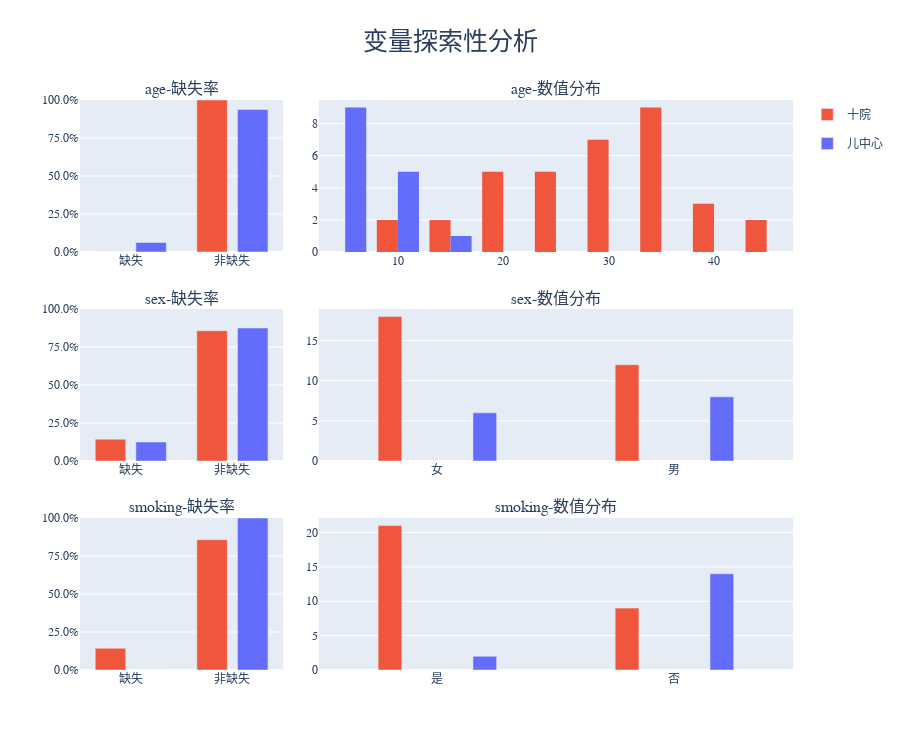

Here is the notebook cell this chart was saved with:
### Markdown cell above
目前的结果基本满足了功能性需求。然后如果是用于汇报，可视化结果的美观程度也是必须要考虑的因素。

这个阶段我们会做出以下改进
* 缺失率部分没必要占用一半的宽度，将缺失率，数值分布占用的宽度比例调整成2:8
* 整个图的标题加大字号
* 采用微软雅黑字体
* 缺失率采用x%的格式显示数值

### Code cell
# 子图的标题除了区分变量，也需要区分可视化的内容是缺失率，还是数值分布？
from itertools import product 
sub_titles = [
    "{}-{}".format(var_name, item) 
    for var_name,item 
    in product(var_names, ['缺失率','数值分布'])
]

fig = make_subplots(
    rows=3, 
    cols=2, 
    subplot_titles = sub_titles,
    column_widths=[0.3,0.7], # 调整宽度分配比例
    horizontal_spacing=0.05,
    vertical_spacing=0.1
)


color_mapping = {
    '十院': '#ef563b',
    '儿中心': '#646cfb'
}

type_mapping = {
    'age':'number',
    'sex':'categorical',
    'smoking':'categorical'
}


for dataset in data['dataset'].unique():
    sub_df = data.loc[data['dataset'] == dataset]

    for i, col in enumerate(var_names):
        null_rate = sub_df[col].isnull().mean() # 计算缺失率

        trace = go.Bar(
            x=['缺失', '非缺失'], 
            y=[null_rate, 1 - null_rate], 
            marker_color=color_mapping[dataset],
            legendgroup=dataset,
            name=dataset,
            width=0.3
        )
        
        if i>0:
            trace.showlegend=False
            
        fig.add_trace(
            trace,
            row=i + 1,
            col=1
        )
        
        if type_mapping[col] =='number':
            trace = go.Histogram(
                x = sub_df[col],
                marker_color=color_mapping[dataset],              
                name=dataset,
                legendgroup=dataset,
                bingroup=col, # 让同一个变量，来自两个数据集的histgram归属于同一个bingroup,确保划分方式一致
            )
            trace.showlegend=False
            
            fig.add_trace(
                trace,
                row=i + 1,
                col=2
            )
        else:
            dist = sub_df[col].dropna().value_counts()
            trace = go.Bar(
                x = dist.index,
                y = dist,
                marker_color=color_mapping[dataset],            
                name=dataset,
                legendgroup=dataset,
                width=0.1
            )
            trace.showlegend=False
            
            fig.add_trace(
                trace,
                row=i + 1,
                col=2
            )

fig.update_layout(
    template='plotly',
    height= 250*3,
    font={
        'family': 'Microsoft YaHei'
    },
    title={
        'text':'变量探索性分析',
        'font':{
            'size':25,
        },
        'x':0.5,
    }
)

for i in range(0, 6, 2):
    fig.update_layout(
        {
            'yaxis{}'.format(i+1):{
                'range':[0, 1],
                'tickformat':".1%",
                'tick0':0.0,
                'dtick':0.25
            }            
        }

         
    )    
    
fig

### Figure 1 — Plotly figure (JSON) as saved in the notebook; plotly's stock layout.template omitted (floating-point values rounded to 4 significant figures)
{"data": [{"legendgroup": "十院", "marker": {"color": "#ef563b"}, "name": "十院", "type": "bar", "width": 0.3, "x": ["缺失", "非缺失"], "xaxis": "x", "y": [0, 1], "yaxis": "y"}, {"bingroup": "age", "legendgroup": "十院", "marker": {"color": "#ef563b"}, "name": "十院", "showlegend": false, "type": "histogram", "x": [34, 32, 32.4, 33.5, 32.1, 33.5, 38, 33, 34, 32, 12, 13, 18, 19, 20, 21, 22, 23, 24, 25, 26, 27, 28, 29, 33.5, 38, 33, 34, 32, 12, 13, 43.1, 45, 38, 34], "xaxis": "x2", "yaxis": "y2"}, {"legendgroup": "十院", "marker": {"color": "#ef563b"}, "name": "十院", "showlegend": false, "type": "bar", "width": 0.3, "x": ["缺失", "非缺失"], "xaxis": "x3", "y": [0.1429, 0.8571], "yaxis": "y3"}, {"legendgroup": "十院", "marker": {"color": "#ef563b"}, "name": "十院", "showlegend": false, "type": "bar", "width": 0.1, "x": ["女", "男"], "xaxis": "x4", "y": [18, 12], "yaxis": "y4"}, {"legendgroup": "十院", "marker": {"color": "#ef563b"}, "name": "十院", "showlegend": false, "type": "bar", "width": 0.3, "x": ["缺失", "非缺失"], "xaxis": "x5", "y": [0.1429, 0.8571], "yaxis": "y5"}, {"legendgroup": "十院", "marker": {"color": "#ef563b"}, "name": "十院", "showlegend": false, "type": "bar", "width": 0.1, "x": ["是", "否"], "xaxis": "x6", "y": [21, 9], "yaxis": "y6"}, {"legendgroup": "儿中心", "marker": {"color": "#646cfb"}, "name": "儿中心", "type": "bar", "width": 0.3, "x": ["缺失", "非缺失"], "xaxis": "x", "y": [0.0625, 0.9375], "yaxis": "y"}, {"bingroup": "age", "legendgroup": "儿中心", "marker": {"color": "#646cfb"}, "name": "儿中心", "showlegend": false, "type": "histogram", "x": [6, 7, 5, 7, 4, null, 15, 7, 5, 6, 7, 8, 9, 10, 11, 12], "xaxis": "x2", "yaxis": "y2"}, {"legendgroup": "儿中心", "marker": {"color": "#646cfb"}, "name": "儿中心", "showlegend": false, "type": "bar", "width": 0.3, "x": ["缺失", "非缺失"], "xaxis": "x3", "y": [0.125, 0.875], "yaxis": "y3"}, {"legendgroup": "儿中心", "marker": {"color": "#646cfb"}, "name": "儿中心", "showlegend": false, "type": "bar", "width": 0.1, "x": ["男", "女"], "xaxis": "x4", "y": [8, 6], "yaxis": "y4"}, {"legendgroup": "儿中心", "marker": {"color": "#646cfb"}, "name": "儿中心", "showlegend": false, "type": "bar", "width": 0.3, "x": ["缺失", "非缺失"], "xaxis": "x5", "y": [0, 1], "yaxis": "y5"}, {"legendgroup": "儿中心", "marker": {"color": "#646cfb"}, "name": "儿中心", "showlegend": false, "type": "bar", "width": 0.1, "x": ["否", "是"], "xaxis": "x6", "y": [14, 2], "yaxis": "y6"}], "layout": {"annotations": [{"font": {"size": 16}, "showarrow": false, "text": "age-缺失率", "x": 0.1425, "xanchor": "center", "xref": "paper", "y": 1, "yanchor": "bottom", "yref": "paper"}, {"font": {"size": 16}, "showarrow": false, "text": "age-数值分布", "x": 0.6675, "xanchor": "center", "xref": "paper", "y": 1, "yanchor": "bottom", "yref": "paper"}, {"font": {"size": 16}, "showarrow": false, "text": "sex-缺失率", "x": 0.1425, "xanchor": "center", "xref": "paper", "y": 0.6333, "yanchor": "bottom", "yref": "paper"}, {"font": {"size": 16}, "showarrow": false, "text": "sex-数值分布", "x": 0.6675, "xanchor": "center", "xref": "paper", "y": 0.6333, "yanchor": "bottom", "yref": "paper"}, {"font": {"size": 16}, "showarrow": false, "text": "smoking-缺失率", "x": 0.1425, "xanchor": "center", "xref": "paper", "y": 0.2667, "yanchor": "bottom", "yref": "paper"}, {"font": {"size": 16}, "showarrow": false, "text": "smoking-数值分布", "x": 0.6675, "xanchor": "center", "xref": "paper", "y": 0.2667, "yanchor": "bottom", "yref": "paper"}], "font": {"family": "Microsoft YaHei"}, "height": 750, "title": {"font": {"size": 25}, "text": "变量探索性分析", "x": 0.5}, "xaxis": {"anchor": "y", "domain": [0, 0.285]}, "xaxis2": {"anchor": "y2", "domain": [0.335, 1.0]}, "xaxis3": {"anchor": "y3", "domain": [0, 0.285]}, "xaxis4": {"anchor": "y4", "domain": [0.335, 1.0]}, "xaxis5": {"anchor": "y5", "domain": [0, 0.285]}, "xaxis6": {"anchor": "y6", "domain": [0.335, 1.0]}, "yaxis": {"anchor": "x", "domain": [0.7333, 1], "dtick": 0.25, "range": [0, 1], "tick0": 0, "tickformat": ".1%"}, "yaxis2": {"anchor": "x2", "domain": [0.7333, 1]}, "yaxis3": {"anchor": "x3", "domain": [0.3667, 0.6333], "dtick": 0.25, "range": [0, 1], "tick0": 0, "tickformat": ".1%"}, "yaxis4": {"anchor": "x4", "domain": [0.3667, 0.6333]}, "yaxis5": {"anchor": "x5", "domain": [0, 0.2667], "dtick": 0.25, "range": [0, 1], "tick0": 0, "tickformat": ".1%"}, "yaxis6": {"anchor": "x6", "domain": [0, 0.2667]}}}
